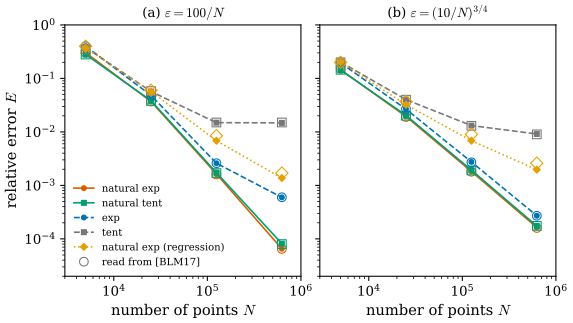

The script that saved this image:
"""Figure 47.7.2: our reproduction of [BLM17, Fig. 4], the convergence of the orthogonal approximate mean curvature
(8.2) on the flower for four kernel pairs.

Flower r = 0.5 + 0.25 cos 6 theta, N points at uniform polar angle t_j = 2 pi j / N, equal masses, formula (8.2) with
the constant C_xi/C_rho restored. Tangent lines: exact, or (label "regression") the ordinary least squares line
y = a + b x through the points of the open ball of radius R = eps/2 (our reading of "linear regression"; the paper
does not specify the fit).
Error: E = sum_j |H^{V,perp}(x_j) - H(t_j)| / sum_j |H(t_j)|, i.e. (8.5) with ||H||_inf replaced by the mean of |H|
(our reading: with the printed ||H||_inf = 140 our values are 14.17 times smaller than the plotted ones, while with
the mean they agree to two digits; see Section 47.7).
(a) eps = 100/N, (b) eps = (10/N)^(3/4); N = 5000, 25000, 125000, 625000.
Open markers: values read by eye from [BLM17, Fig. 4] (two significant digits at best).

Run from the project root: PYTHONPATH=tools python3 chapters/47-paper-varifold-approximation/figures/fig-47-7-2-flower-convergence.py
"""
import os

for _k in ("OMP_NUM_THREADS", "OPENBLAS_NUM_THREADS", "MKL_NUM_THREADS"):
    os.environ.setdefault(_k, "4")  # keep BLAS from using every core

import sys
from pathlib import Path

import numpy as np

sys.path.insert(0, str(Path(__file__).resolve().parents[1] / "lib"))
import var47 as v  # noqa: E402

K = v.pairs(2)
NS = (5000, 25000, 125000, 625000)
EPS = {"a": lambda N: 100.0 / N, "b": lambda N: (10.0 / N) ** 0.75}
# (label, pair, tangents)
CURVES = (("natural exp", "natural exp", "exact"), ("natural tent", "natural tent", "exact"),
          ("exp", "exp", "exact"), ("tent", "tent", "exact"),
          ("natural exp (regression)", "natural exp", "ols"))
# values read from [BLM17, Fig. 4] at N = 5e3, 2.5e4, 1.25e5, 6.25e5 (Table 47.7.4 and 47.7.5)
PAPER = {
    "a": {"exp": (0.40, 0.048, 2.6e-3, 6e-4), "natural exp": (0.3, 0.037, 1.6e-3, 6.5e-5),
          "natural exp (regression)": (0.4, 0.06, 8.5e-3, 1.7e-3), "tent": (0.35, 0.058, 1.5e-2, 1.5e-2),
          "natural tent": (0.28, 0.038, 1.7e-3, 8e-5)},
    "b": {"exp": (0.2, 0.027, 2.7e-3, 2.7e-4), "natural exp": (0.15, 0.019, 1.8e-3, 1.6e-4),
          "natural exp (regression)": (0.2, 0.037, 9e-3, 2.6e-3), "tent": (0.2, 0.04, 1.3e-2, 9e-3),
          "natural tent": (0.145, 0.02, 1.9e-3, 1.75e-4)},
}


def erel(case, label, N):
    """(E, mean number of neighbours) for one curve of Figure 47.7.2."""
    pair, tangents = {c[0]: c[1:] for c in CURVES}[label]
    eps = EPS[case](N)
    return v.erel_curve(v.flower, N, eps, K[pair], tangents=tangents, R=eps / 2, norm="mean")


def table(Ns=NS):
    return {(case, lab, N): erel(case, lab, N) for case in "ab" for lab, _, _ in CURVES for N in Ns}


def slope(y, Ns=NS):
    return float(np.polyfit(np.log(Ns), np.log(y), 1)[0])


if __name__ == "__main__":
    import dgfig

    dgfig.setup()
    import matplotlib.pyplot as plt

    C = dgfig.COLORS
    RES = table()
    style = {"natural exp": (C["normal"], "o", "-"), "natural tent": (C["third"], "s", "-"),
             "exp": (C["tangent"], "o", "--"), "tent": (C["aux"], "s", "--"),
             "natural exp (regression)": (C["accent"], "D", ":")}
    fig, axes = plt.subplots(1, 2, figsize=(6.6, 3.4), sharey=True, gridspec_kw={"wspace": 0.08})
    for ax, case, ttl in ((axes[0], "a", r"(a) $\varepsilon = 100/N$"),
                          (axes[1], "b", r"(b) $\varepsilon = (10/N)^{3/4}$")):
        for lab, _, _ in CURVES:
            col, mk, ls = style[lab]
            y = [RES[(case, lab, N)][0] for N in NS]
            ax.loglog(NS, y, ls, marker=mk, color=col, ms=3.5, lw=1.2, label=lab)
            ax.loglog(NS, PAPER[case][lab], mk, color=col, ms=6.5, mfc="none", mew=0.8)
        ax.set_title(ttl, fontsize=10)
        ax.set_xlabel(r"number of points $N$")
        ax.set_xlim(3e3, 1e6)
        ax.set_ylim(2e-5, 1.0)
    axes[0].set_ylabel(r"relative error $E$")
    axes[0].plot([], [], "o", color=C["aux"], ms=6.5, mfc="none", mew=0.8, label="read from [BLM17]")
    axes[0].legend(frameon=False, fontsize=7.5, loc="lower left")
    dgfig.save(fig, __file__)
    for key in sorted(RES):
        print(key, "E = %.3g  neighbours %.1f" % RES[key])
    for case in "ab":
        for lab, _, _ in CURVES:
            print(case, lab, "slope over the last two N: %.2f" % slope([RES[(case, lab, N)][0] for N in NS[2:]], NS[2:]))
